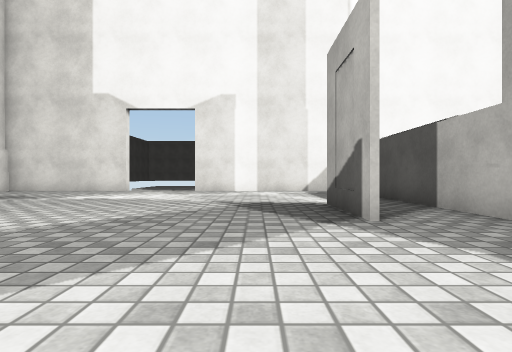
View 1 (above)

24 first-person views from a walk through a Unity game level. The camera is 0.59 m above the floor, looks level and sees 80° across. The floor is counted in squares, 1 m on a side. Each view is taken from the middle of a square. On the plan, view 1 faces up. The plan holds only what a view shows up to about 9 squares ahead; the rest is blank. The place goes on beyond the plan. The player character is not drawn. Surface patterns are stand-ins for the level's own textures.

View 2
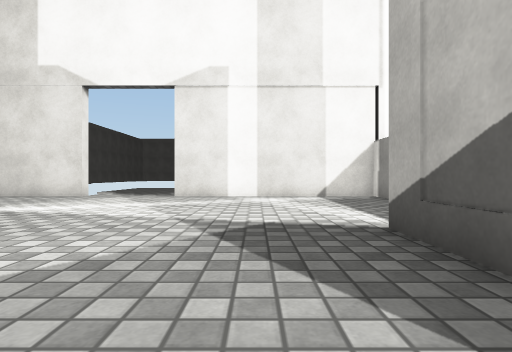

View 3
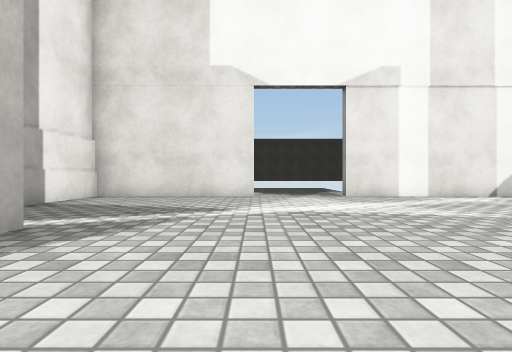

View 4
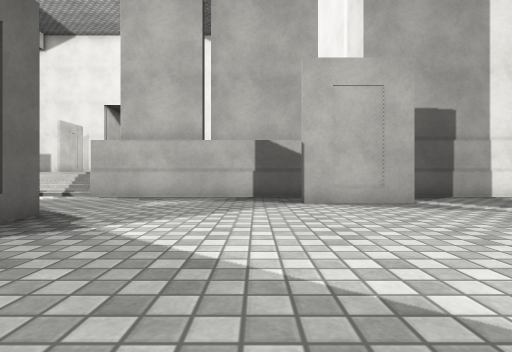

View 5
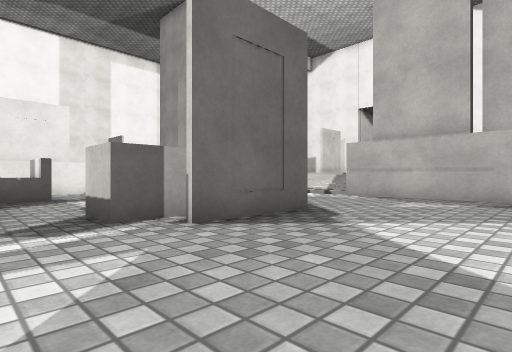

View 6
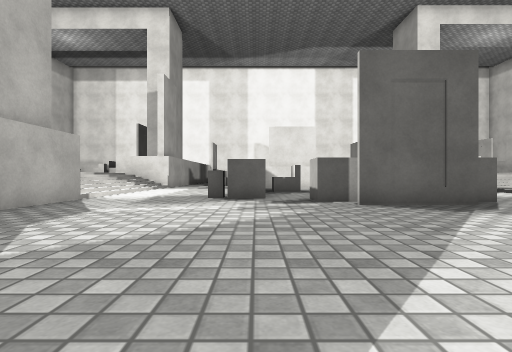

View 7
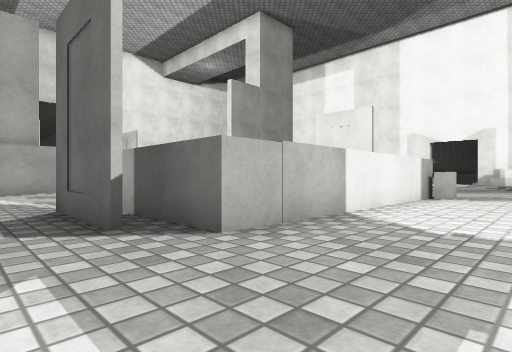

View 8
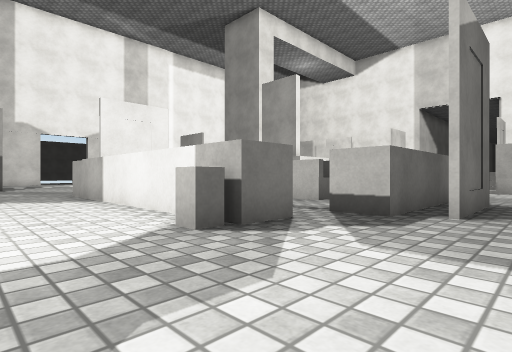

View 9
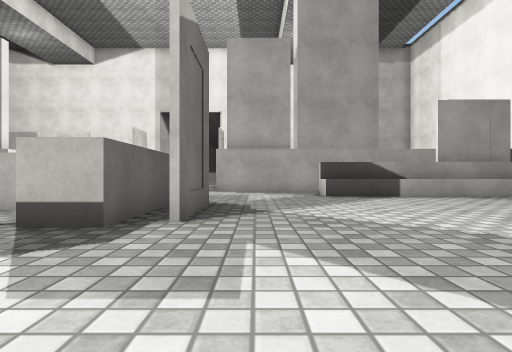

View 10
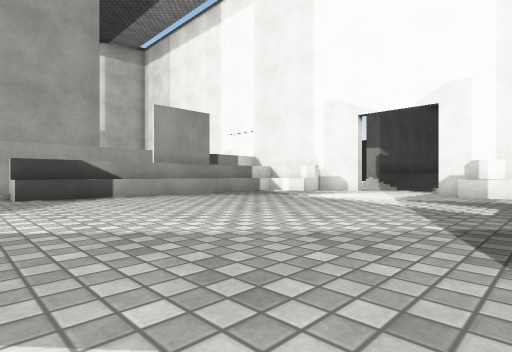

View 11
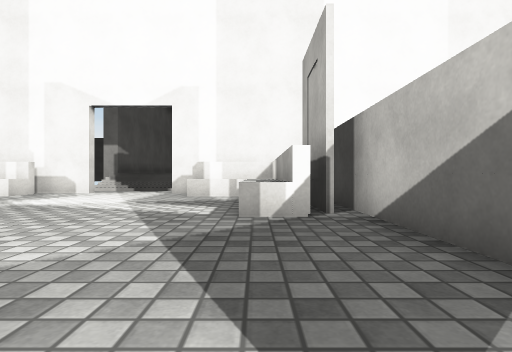

View 12
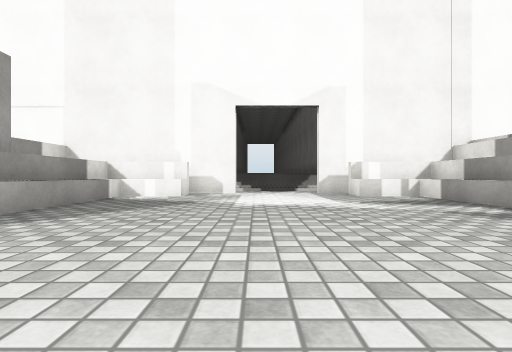

View 13
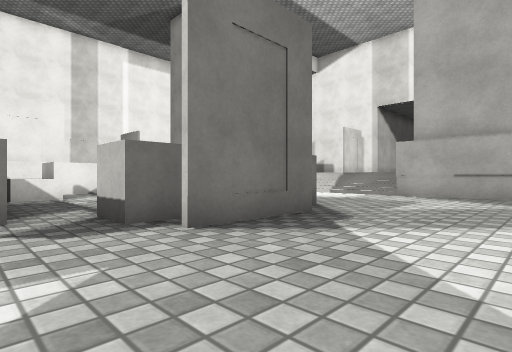

View 14
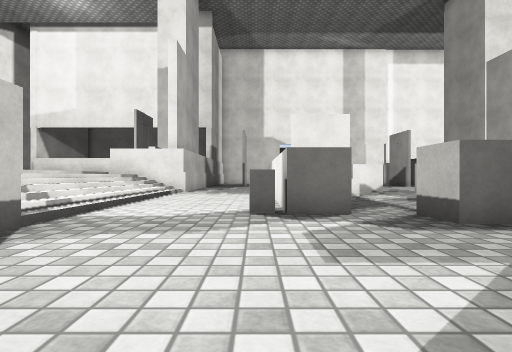

View 15
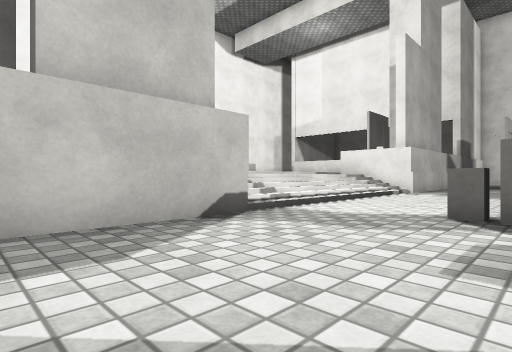

View 16
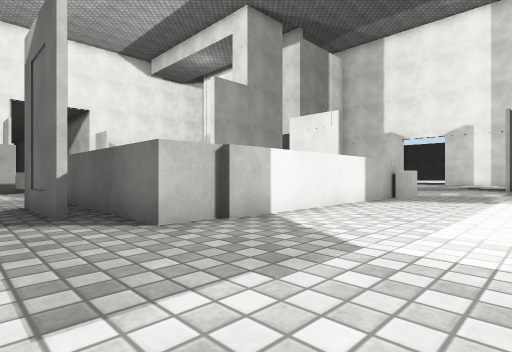

View 17
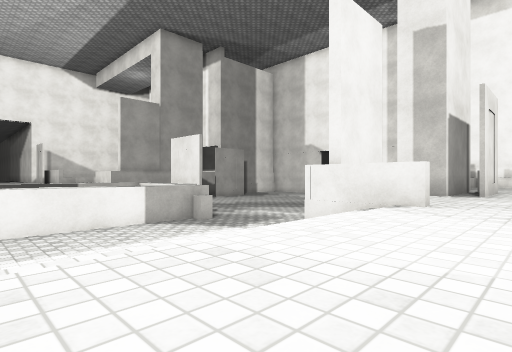

View 18
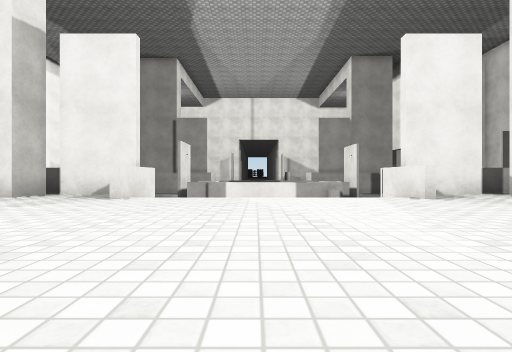

View 19
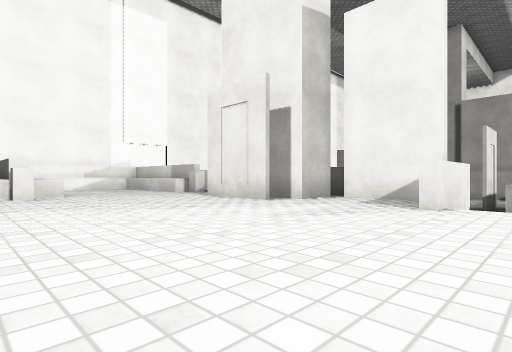

View 20
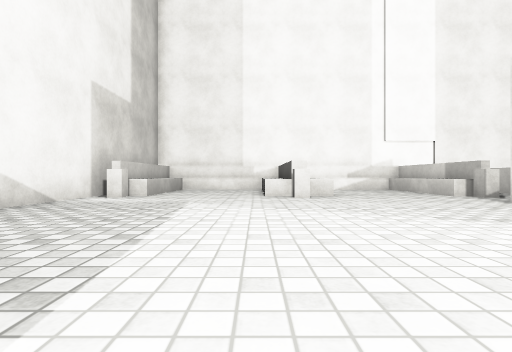

View 21
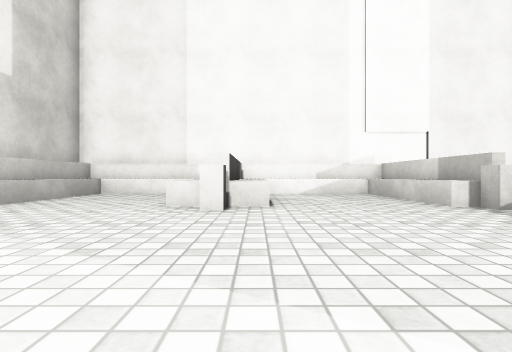

View 22
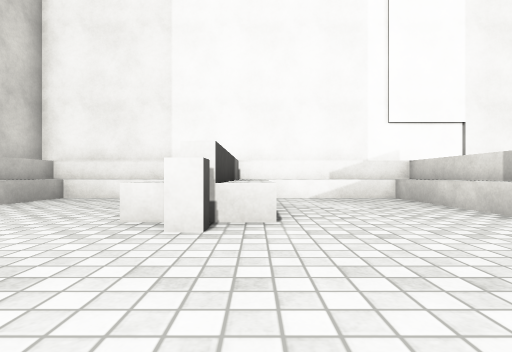

View 23
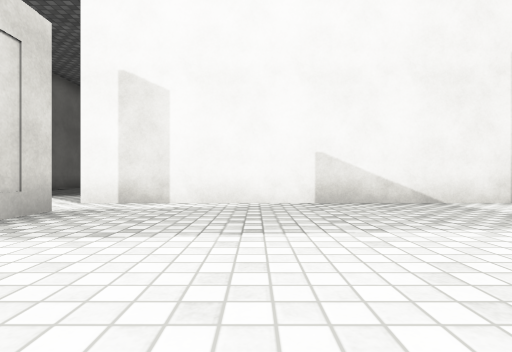

View 24
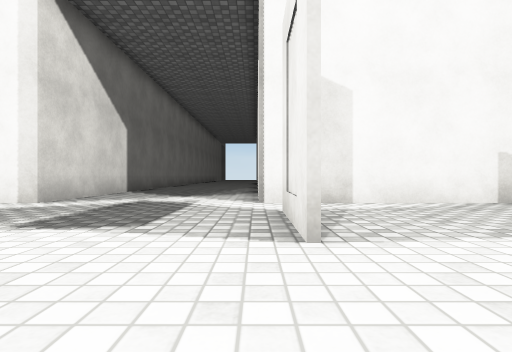

### Floor plan
Key: @ floor where view 1 was taken; # wall or solid block; x gap in a wall; . main floor; : floor 0.75 m higher than the main floor; / step, stairs or slope; ^ raised ledge; B billboard; L block; O other object.
Columns run from 10 left of view 1 to 19 right of it. Each row starts with its distance up from view 1.
 12 ######..#######
 11 #.............#
 10 #.............#
  9 #.............#
  8 #.............#
  7  .............#
  6   B........B.##
  5   B........BB##
  4 #.B.........B # B
  3 #............   B:
  2 #............ ##::
  1 #.............#:::
  0 #....BB...@...#:::
 -1 #...####......###::
 -2 /...####.#O...//:::::      #
 -3 /...#L#..#....//::::::    :###
 -4 /...#L#..#...  /::::::: ::::::
 -5 /...#....#...  /::::::::::::::
 -6 /...#...L#.... /::::::::::::::
 -7 /...#...L#.... /::::::::::::::
 -8 /..O#..  #.... /:::::::BBB:###
 -9 /.....####.... /:::::::::::#
-10 #.....BBB.....###::::::::::#
-11 #.............#::::::::::::#
-12 #............ #::::::::::::#
-13 #..........^#####::::::::::#
-14 #..........^#   B::::::::::#
-15 #..........^#   B::::::::::#
-16 #..........^    :::::::::::#
-17 #..........^   ::::::O:::::#
-18 ##^........^B  #O:::^x::::O#
-19 #B^........^B  #^:::^#:::^^
-20 ##^........^#  #^:::^#:::^^
-21 ##^........^#  #^::: # ::^^
-22 ##OOO....OOO#  #^^^^^^ ^^^^

Where each view was taken, in squares from view 1:
view 1: 0 up, 0 right, facing up
view 2: 3 up, 0 right, facing up
view 3: 3 up, 5 left, facing up
view 4: 3 up, 1 left, facing left
view 5: 3 up, 1 left, facing down-left
view 6: 6 up, 1 left, facing down
view 7: 1 up, 9 left, facing down-right
view 8: 11 down, 9 left, facing up-right
view 9: 11 down, 8 left, facing right
view 10: 12 down, 8 left, facing down-right
view 11: 13 down, 8 left, facing down
view 12: 13 down, 3 left, facing down
view 13: 13 down, 6 left, facing up-right
view 14: 13 down, 7 left, facing up
view 15: 13 down, 6 left, facing up-left
view 16: 11 down, 3 right, facing up-left
view 17: 8 down, 8 right, facing up-left
view 18: 6 down, 14 right, facing left
view 19: 8 down, 12 right, facing down-left
view 20: 9 down, 12 right, facing down
view 21: 12 down, 10 right, facing down
view 22: 14 down, 10 right, facing down
view 23: 12 down, 10 right, facing right
view 24: 8 down, 10 right, facing right
